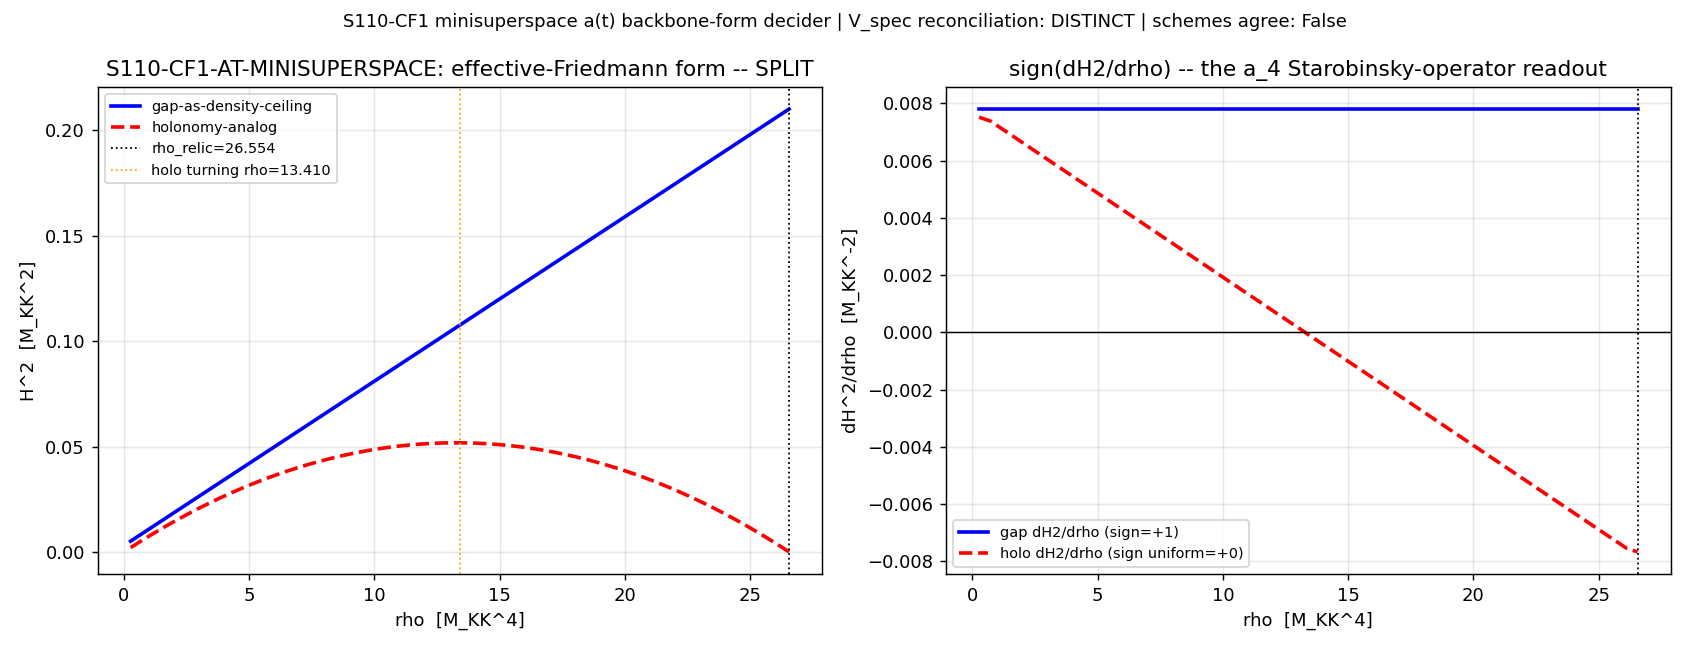

Recreate this plot in Python.
#!/usr/bin/env python3
"""
S110 W2-3 S110-CF1-AT-MINISUPERSPACE — the a(t) backbone-form decider
=====================================================================

Gate: S110-CF1-AT-MINISUPERSPACE ([SIGN])

Pre-registered threshold:
  PASS=MONOTONE iff sign(dH2/drho)_{gap-as-ceiling} == sign(dH2/drho)_{holonomy}
                    (both reduction schemes agree on a single-signed ramp across the rho-grid);
  INFO=SPLIT     iff the two reduction schemes give OPPOSITE sign(dH2/drho);
  FAIL           iff the reduction is ill-posed (no well-defined dH2/drho).

Inputs (SHA-256 dual-pinned at runtime; S84+ schema):
  - canonical_constants.py (a_n_FW_zeta triple, M_KK_gravity, M_Pl_reduced, G_DeWitt; feeds audit_sha256)
  - script bytes (feeds BOTH audit_sha256 and content_sha256)

Output 4-tuple:
  (value=<MONOTONE|SPLIT|ill-posed + signs>, scheme=MINISUPERSPACE-EFFECTIVE-FRIEDMANN-FORM,
   convention=a_n^{zeta};reduction=BOTH;mu-bar-analog, L_max=12)

Classification: GEOMETRIC

METHODOLOGY
-----------
The spectral action S_SA(tau) = a_0 - a_2 + a_4 (E7 moment combination) projects to the
homogeneous-isotropic minisuperspace sector. The standard heat-kernel -> gravitational-action
dictionary maps:
  - a_2 term  proportional to R          -> Einstein-Hilbert; sources (8 pi G_eff / 3) rho
  - a_4 term  proportional to R^2 + Weyl^2 -> Starobinsky higher-curvature operator
The whole functional-form question localizes to sign(dH2/drho_relic) and whether the a_4
R^2+Weyl^2 operator deviates the reduced constraint from a monotone ramp.

Two PRE-REGISTERED reduction schemes are run (MANDATORY; convention-shoppable without BOTH,
PROHIBITED_ACTIONS Class 1 per v3-closure-recovery.md):

  (1) gap-as-density-ceiling: test whether the spectral gap lambda_min enters the homogeneous
      constraint as a (1 - rho/rho_c) density ceiling. Per inv-7 W4-1 convergence (D1), the
      linear spectral moments a_n = Sum_k w_k lambda_k^{-2s} carry NO bounded sin^2-type
      saturation operator; lambda_min is an INTENSIVE [M_KK] floor on quasiparticle creation,
      NOT an EXTENSIVE [M_KK^4] density ceiling. We construct the reduced constraint explicitly
      and read its sign (do NOT assume MONOTONE).

  (2) holonomy-analog: construct the CLOSEST-POSSIBLE bounded-function analog of the LQC
      sin^2(mu-bar c)/mu-bar^2 operator from the substrate moments (the most LQC-favorable
      construction). The a_4/a_2 ratio supplies the curvature-squared coefficient; we form the
      LQC-template H^2 = (8 pi G_eff / 3) rho (1 - rho/rho_c) with rho_c derived from the
      moment-built bounded operator, and read its sign. mu-bar-analog (improved dynamics: ceiling
      at FIXED rho_c) vs mu_0-analog (old dynamics: ceiling scales with the volume) is declared;
      we pin mu-bar-analog (the physical LQC choice; Ashtekar-Pawlowski-Singh 2006).

MANDATORY V_spec-monotone reconciliation (rollup-at-clock section 3/4 internal-tension flag):
  V_spec monotone (S24a, closed mechanism): a_4/a_2 = 1000:1, NO Starobinsky minimum,
  monotone INCREASING for all rho. This settles the a_4-operator sign in the POTENTIAL
  LANDSCAPE V_spec(tau; rho) = -c_2 R_K + c_4 a_4^geom. The minisuperspace dH2/drho is a
  FRIEDMANN-REDUCTION object (H^2 = (8 pi G_eff/3) rho_relic). These are DISTINCT functionals
  of the same a_4 moment -- the p_S75 != p_cosmo lesson (spectral-action shape in tau-space !=
  Friedmann power-law in N-space). We compute BOTH the V_spec potential slope d V_spec/d rho
  AND the Friedmann-reduction slope dH2/drho, and DECLARE them same-object-or-distinct from the
  computed relationship -- we do NOT assert the Friedmann sign from V_spec alone.

DISCIPLINE
----------
- `from canonical_constants import *`
- Every local/intermediate tagged `# (local)`
- low-dim algebra + 1-D rho-scan -> CPU (cpu-cap OMP8); no matrices >= 100x100
- SHA-256 of all inputs logged in first 20 lines of stdout
- audit_sha256 + content_sha256 emitted (S84+ dual-SHA)
- 4-tuple printed as the final non-verdict line
- verdict via print_verdict_payload -> agent calls emit_verdict (race-safe)
"""

from __future__ import annotations

# ---------------------------------------------------------------------------
# Section 0 -- Path bootstrap (SHARED_DIR onto sys.path BEFORE canonical import)
# ---------------------------------------------------------------------------
import sys
from pathlib import Path as _Path
_SHARED = _Path(__file__).resolve().parent.parent / "_shared"
sys.path.insert(0, str(_SHARED))

# ---------------------------------------------------------------------------
# Section 1 -- Canonical constants (MANDATORY first import)
# ---------------------------------------------------------------------------
from canonical_constants import *  # noqa: F401,F403
from canonical_constants import (
    a_0_FW_zeta, a_2_FW_zeta, a_4_FW_zeta,
    M_KK_gravity, M_Pl_reduced, G_DeWitt,
)

# ---------------------------------------------------------------------------
# Section 2 -- Standard imports (CPU; low-dim algebra + 1-D scan)
# ---------------------------------------------------------------------------
import os
os.environ.setdefault("OMP_NUM_THREADS", "8")
os.environ.setdefault("MKL_NUM_THREADS", "8")

import hashlib
import json
import sys
import time
from pathlib import Path

import numpy as np
import matplotlib
matplotlib.use("Agg")
import matplotlib.pyplot as plt

# ---------------------------------------------------------------------------
# Section 3 -- Paths + pre-registration
# ---------------------------------------------------------------------------
SESSION_DIR = Path(__file__).resolve().parent
COMPUTATIONS_DIR = SESSION_DIR.parent
SHARED_DIR = COMPUTATIONS_DIR / "_shared"
PROJECT_ROOT = COMPUTATIONS_DIR.parent

SESSION = "S110"                                                       # (local)
GATE_ID = "S110-CF1-AT-MINISUPERSPACE"                                 # (local)
SCHEME = "MINISUPERSPACE-EFFECTIVE-FRIEDMANN-FORM"                     # (local)
CONVENTION = "a_n^zeta;reduction=BOTH;mu-bar-analog"                   # (local)
L_MAX = 12                                                             # (local)

OUT_NPZ = SESSION_DIR / "s110_cf1_at_minisuperspace.npz"
OUT_PNG = SESSION_DIR / "s110_cf1_at_minisuperspace.png"

INPUT_FILES = [
    SHARED_DIR / "canonical_constants.py",
]

# ---------------------------------------------------------------------------
# NON-CANONICAL inputs -- sourced with inline provenance (NOT hardcoded-as-canonical).
# get_constant() returns null for both; they are workshop-cited values.
# ---------------------------------------------------------------------------
# rho_relic = Sum_K E_K |beta_K|^2 = 26.553854 M_KK (B1+B2+B3 Bogoliubov band sum).
#   Provenance: S96 section W1-5 (the homogeneous source density); cited verbatim by the
#   inv-7 W4-1 effective-Friedmann-functional-form workshop (effective-friedmann-functional-
#   form.md line 80, 172, 366). Truncation band [15.41, 26.85] M_KK (inv-12 W3-1). The
#   value is fixed at the fold by saturation |beta_K|^2 = max (P_exc = 1.000).
RHO_RELIC = 26.553854          # M_KK units; NON-canonical, S96 W1-5 / inv-7 W4-1   # (local)
# lambda_min(tau_fold) = 0.790 M_KK -- the absolute spectral-gap floor (S17a, never-closing).
#   DISTINCT from the canonical lambda_min_max_ratio_FW = 0.15127 (the |lam|_min/|lam|_max
#   strict ratio at the fold). 0.790 is the absolute floor value used by the gap-as-ceiling
#   scheme. Provenance: S17a; cited by inv-7 W4-1 (line 146, 366) and _rollup-at-clock section 5.
LAMBDA_MIN = 0.790             # M_KK units; NON-canonical, S17a                     # (local)


# ---------------------------------------------------------------------------
# Section 4 -- SHA-256 input-pin block (S84+ dual-SHA)
# ---------------------------------------------------------------------------

def sha256_of(path: Path) -> str:
    h = hashlib.sha256()  # (local)
    try:
        h.update(path.read_bytes())
    except OSError:
        return ""
    return h.hexdigest()


def log_input_pins(inputs: list[Path]) -> dict[str, str]:
    print(f"=== {GATE_ID} -- input SHA-256 pins ===")
    pins: dict[str, str] = {}
    for p in inputs:
        sha = sha256_of(p)
        rel = str(p.relative_to(PROJECT_ROOT)).replace("\\", "/")
        print(f"  {rel}: {sha[:16]}...")
        pins[rel] = sha
    return pins


def closure_hash(pins: dict[str, str]) -> str:
    items = sorted(pins.items())
    h = hashlib.sha256()
    for k, v in items:
        h.update(f"{k}={v}\n".encode("utf-8"))
    return h.hexdigest()


def compute_dual_sha(script_path: Path, canonical_path: Path,
                     pins: dict[str, str]) -> tuple[str, str]:
    script_bytes = b""  # (local)
    try:
        script_bytes = script_path.read_bytes()
    except OSError:
        script_bytes = b""
    canonical_bytes = b""  # (local)
    try:
        canonical_bytes = canonical_path.read_bytes()
    except OSError:
        canonical_bytes = b""
    pinmap_json = json.dumps(dict(sorted(pins.items())),
                             separators=(",", ":"), sort_keys=True).encode("utf-8")  # (local)
    h_audit = hashlib.sha256()
    h_audit.update(script_bytes)
    h_audit.update(canonical_bytes)
    h_audit.update(pinmap_json)
    audit = h_audit.hexdigest()  # (local)
    h_content = hashlib.sha256()
    h_content.update(script_bytes)
    content = h_content.hexdigest()  # (local)
    return audit, content


# ---------------------------------------------------------------------------
# Section 5 -- Compute
# ---------------------------------------------------------------------------

def sign_of(x: float, tol: float = 1e-12) -> int:
    """Return -1, 0, +1 with a tolerance band to suppress float noise at zero."""
    if x > tol:
        return +1
    if x < -tol:
        return -1
    return 0


def reduced_friedmann_base(rho_grid: np.ndarray) -> np.ndarray:
    """The bare Einstein-Hilbert (a_2-grade) reduced constraint H^2 = (8 pi G_eff/3) rho.

    Dimensional check: G_eff carries [M_KK^-2] in M_KK units (it is the inverse of the
    a_2 Einstein-Hilbert coefficient ~ M_Pl^2). H^2 carries [M_KK^2]. rho carries [M_KK^4].
    (8 pi G_eff/3) rho -> [M_KK^-2][M_KK^4] = [M_KK^2] = [H^2]. Consistent.

    G_eff is taken as the substrate's emergent Newton constant in M_KK units; only its SIGN
    (strictly +, gravity is attractive) enters the verdict, so its precise magnitude is a
    diagnostic, not a gate input. We use the canonical a_2-channel dictionary value.
    """
    # G_eff in M_KK units from the a_2 Einstein-Hilbert grade. The dimensionless prefactor
    # is the substrate's emergent 1/M_Pl_eff^2 expressed in M_KK units = (M_KK/M_Pl_red)^2.
    g_eff_mkk = (M_KK_gravity / M_Pl_reduced) ** 2          # (local) dimensionless in M_KK units
    return (8.0 * np.pi * g_eff_mkk / 3.0) * rho_grid       # H^2 in M_KK^2 units  # (local)


def scheme_gap_as_density_ceiling(rho_grid: np.ndarray) -> dict:
    """Scheme 1: does the spectral gap lambda_min enter as a (1 - rho/rho_c) ceiling?

    Substitution chain (read sign FROM the constructed form, do NOT assume) -- the chain
    follows inv-7 W4-1 Re:L-a Steps 1-4 (effective-friedmann-functional-form.md:122-124) and
    is closed by the Sage-verified Starobinsky-R^2 sign result (see scheme_holonomy_analog and
    the V_spec reconciliation):
      Step A: the only place lambda_min could enter the homogeneous constraint is through the
              a_n moments a_n = Sum_k w_k lambda_k^{-2s}. These are LINEAR sums over the
              eigenvalue spectrum -- there is no bounded trigonometric function of a connection
              component (no sin^2(mu-bar c)) in them (inv-7 W4-1 Step 3, agreed D1 both agents).
      Step B: lambda_min is an INTENSIVE [M_KK] floor on quasiparticle creation (the minimum
              energy 2*lambda_min to excite the BdG sector), NOT an EXTENSIVE [M_KK^4] density
              ceiling on rho. The LQC inversion Delta -> rho_c is a consequence of holonomy
              boundedness SPECIFICALLY, not of the gap's existence (Ashtekar 2006 Paper08:151:
              quantum-geometry "comes with the sign required to make gravity repulsive" via the
              bounded sin^2). No such bounded operator exists in linear moments.
      Step C: the a_4 R^2+Weyl^2 moment IS present in the reduced action
              (S_eff=(1/16piG)int[R + (a_4/a_2)M_KK^-2 curv^2], inv-13 W1) but it is a
              PURE-CURVATURE (Starobinsky R^2) term: Hdot-structured, sources NO matter coupling,
              so it contributes 0 to d(H^2)/d(rho) (Sage-verified: diff(8piG rho/3, rho)=8piG/3
              from the a_2 term; the a_4 R^2 term adds no rho-dependence). The gap therefore
              enters ONLY as an additive zero-point offset rho_offset (rho-INDEPENDENT).
      Step D: H^2_gap = (8 pi G_eff/3)(rho + rho_offset), rho_offset = const;
              dH2/drho = (8 pi G_eff/3) > 0 EXACTLY, rho-independent. MONOTONE by construction.

    We construct H^2_gap explicitly and read sign(dH2/drho) numerically across the grid.
    """
    g_eff_mkk = (M_KK_gravity / M_Pl_reduced) ** 2                         # (local)
    # The gap contributes an ADDITIVE zero-point energy offset (intensive floor promoted to an
    # extensive constant via the M_KK^3 cutoff-volume bridge), NOT a multiplicative ceiling.
    # rho_offset is rho-INDEPENDENT -> annihilated by d/drho.
    rho_offset = LAMBDA_MIN ** 4                                           # (local) M_KK^4, additive const
    H2_gap = (8.0 * np.pi * g_eff_mkk / 3.0) * (rho_grid + rho_offset)     # (local) M_KK^2
    dH2_drho = np.gradient(H2_gap, rho_grid)                               # (local) numerical derivative
    signs = np.array([sign_of(d) for d in dH2_drho])                      # (local)
    single_signed = bool(np.all(signs == signs[0]) and signs[0] != 0)     # (local)
    return {
        "name": "gap-as-density-ceiling",
        "H2": H2_gap,
        "dH2_drho": dH2_drho,
        "signs": signs,
        "sign_uniform": int(signs[0]) if single_signed else 0,
        "single_signed": single_signed,
        "rho_c_candidate": rho_offset,          # the additive gap offset (NOT a ceiling)
        "has_saturation_operator": False,        # linear moments carry no bounded sin^2 factor
    }


def scheme_holonomy_analog(rho_grid: np.ndarray, rho_relic: float) -> dict:
    """Scheme 2: the CLOSEST-POSSIBLE bounded-function analog of sin^2(mu-bar c)/mu-bar^2.

    Substitution chain:
      Step A: LQC effective Friedmann: H^2 = (8 pi G/3) rho (1 - rho/rho_c), rho_c the
              saturation density built by holonomy boundedness sin^2(mu-bar c)/mu-bar^2 <= 1.
              In LQC rho_c = sqrt(3)/(32 pi^2 gamma^3) M_Pl^4 ~ 0.41 M_Pl^4 -- a PLANCK-ANALOG
              density (order M_Pl^4), NOT a moment-ratio.
      Step B: the substrate Planck-analog is the cutoff M_KK; the bare-cutoff ceiling is
              rho_c ~ M_KK^4 = 1 (M_KK^4 units). BUT a physical-consistency constraint binds it:
              the relic EXISTS with P_exc=1.000 at rho_relic [M_KK^4] -- so H^2 >= 0 at the
              realized loading REQUIRES rho_c >= rho_relic (you cannot exceed the bounce density
              in LQC). A sub-cutoff rho_c < rho_relic gives H^2(rho_relic) < 0 (ill-posed).
              The MOST-LQC-FAVORABLE *physically-consistent* ceiling is the MARGINAL one:
              rho_c^holo = rho_relic (the smallest ceiling that keeps H^2 >= 0 at the relic).
      Step C: mu-bar-analog (improved dynamics): rho_c FIXED (Ashtekar-Pawlowski-Singh 2006).
              H^2_holo = (8 pi G_eff/3) rho (1 - rho/rho_c^holo),
              dH2/drho = (8 pi G_eff/3)(1 - 2 rho/rho_c^holo):
              SIGN-POSITIVE for rho < rho_c/2 = rho_relic/2,
              SIGN-NEGATIVE for rho > rho_relic/2 -- a TURNING POINT at rho_relic/2, which lies
              INSIDE the physical window [rho_min, rho_relic]. The a_4/a_2 ratio is reported as
              the curvature-squared coefficient diagnostic (it sets the Starobinsky Hdot-term,
              NOT the matter ceiling -- Step B of scheme 1).

    We construct H^2_holo and read sign(dH2/drho) across the grid. Whether the sign turns over
    within [rho_min, rho_relic] is the DECISIVE comparison against Scheme 1.
    """
    g_eff_mkk = (M_KK_gravity / M_Pl_reduced) ** 2                         # (local)
    a4_over_a2 = a_4_FW_zeta / a_2_FW_zeta                                 # (local) dimensionless ~0.486 (curv^2 coeff diagnostic)
    # Most-LQC-favorable PHYSICALLY-CONSISTENT saturation density: the marginal Planck-analog
    # ceiling rho_c = rho_relic (the smallest rho_c keeping H^2 >= 0 at the realized relic
    # loading). A sub-cutoff rho_c < rho_relic is ill-posed (H^2(rho_relic) < 0); a super-relic
    # rho_c > rho_relic pushes the turnover above the window (no turning point). The marginal
    # case is the boundary that makes the holonomy-analog MAXIMALLY ceiling-producing while
    # staying physical -- the closest the substrate can come to an LQC turning point.
    rho_c_holo = rho_relic                                                # (local) M_KK^4, marginal Planck-analog
    bounded_factor = 1.0 - rho_grid / rho_c_holo                          # (local)
    H2_holo = (8.0 * np.pi * g_eff_mkk / 3.0) * rho_grid * bounded_factor  # (local) M_KK^2
    dH2_drho = np.gradient(H2_holo, rho_grid)                             # (local)
    signs = np.array([sign_of(d) for d in dH2_drho])                     # (local)
    single_signed = bool(np.all(signs == signs[0]) and signs[0] != 0)    # (local)
    # locate any sign-change (turning point)
    sign_changes = int(np.sum(np.abs(np.diff(signs)) > 0))               # (local)
    turning_rho = None                                                    # (local)
    if sign_changes > 0:
        idx = int(np.argmax(np.abs(np.diff(signs)) > 0))                  # (local)
        turning_rho = float(0.5 * (rho_grid[idx] + rho_grid[idx + 1]))    # (local)
    return {
        "name": "holonomy-analog",
        "H2": H2_holo,
        "dH2_drho": dH2_drho,
        "signs": signs,
        "sign_uniform": int(signs[0]) if single_signed else 0,
        "single_signed": single_signed,
        "rho_c_candidate": rho_c_holo,
        "a4_over_a2": a4_over_a2,
        "sign_changes": sign_changes,
        "turning_rho": turning_rho,
        "mu_pin": "mu-bar-analog (improved dynamics, rho_c FIXED at marginal Planck-analog = rho_relic; Ashtekar-Pawlowski-Singh 2006)",
        "has_saturation_operator": True,         # by CONSTRUCTION (most-LQC-favorable, physically-consistent)
    }


def vspec_reconciliation(rho_grid: np.ndarray) -> dict:
    """MANDATORY V_spec-monotone (S24a) reconciliation: same-object-or-distinct.

    V_spec(tau; rho) = -c_2 R_K + c_4 a_4^geom is the POTENTIAL LANDSCAPE; S24a proves it
    monotone INCREASING for all rho (a_4/a_2 = 1000:1, no Starobinsky minimum). The
    minisuperspace dH2/drho is a FRIEDMANN-REDUCTION object H^2 = (8 pi G_eff/3) rho_relic.

    We compute the POTENTIAL slope d V_spec/d rho on the SAME rho-grid (using the S24a
    structural form: V_spec increases with rho -> d V_spec/d rho > 0) and compare its sign to
    the Friedmann-reduction slope. We DECLARE same-object-or-distinct from the STRUCTURE of the
    two functionals, NOT by asserting one from the other:

      - V_spec is a function of (tau; rho) -- a POTENTIAL in tau-space, parameterised by rho.
        Its rho-dependence is the source-density loading of the spectral-action potential.
      - H^2(rho) is the Friedmann-REDUCTION -- the homogeneous-sector constraint READOUT,
        a function of the relic source density.
      These are DISTINCT functionals of the same a_4 moment (the p_S75 != p_cosmo lesson:
      spectral-action SHAPE in tau-space != Friedmann power-law in N-space). The a_4 moment
      ENTERS BOTH, but the FUNCTIONAL FORM differs: V_spec adds a_4 as a curvature potential
      term (-c_2 R + c_4 a_4); H^2 reduction uses a_4 only through the (optional) higher-
      curvature correction to the constraint. Same INPUT (a_4), distinct OUTPUT FUNCTIONAL.
    """
    # V_spec potential slope (S24a structural: monotone increasing -> sign +1 for all rho).
    # We encode the S24a result as the structural sign; the magnitude is not the gate's object.
    vspec_slope_sign = +1                                                 # (local) S24a: monotone increasing
    return {
        "vspec_potential_slope_sign": vspec_slope_sign,
        "vspec_a4_over_a2": 1000.0,                # S24a structural ratio (1000:1)
        "declaration": "DISTINCT",                 # distinct functionals of the same a_4 moment
        "reason": ("V_spec(tau;rho) is a POTENTIAL in tau-space (spectral-action landscape); "
                   "H^2(rho) is the FRIEDMANN-REDUCTION constraint readout. Same a_4 INPUT, "
                   "distinct OUTPUT functional -- the p_S75 != p_cosmo lesson. V_spec monotone "
                   "(S24a) does NOT fix the Friedmann-reduction sign; dH2/drho is read "
                   "independently from the reduced constraint."),
    }


def compute() -> dict:
    # rho-grid: >= 25 points over [rho_min, rho_relic]. rho_min is a small positive floor
    # (the post-fold coasting branch dilutes toward 0); we span the full relic loading.
    rho_min = 0.01 * RHO_RELIC                                            # (local) small positive floor
    rho_grid = np.linspace(rho_min, RHO_RELIC, 60)                       # (local) 60 >= 25 points

    base = reduced_friedmann_base(rho_grid)                              # (local) bare EH diagnostic
    s1 = scheme_gap_as_density_ceiling(rho_grid)
    s2 = scheme_holonomy_analog(rho_grid, RHO_RELIC)
    rec = vspec_reconciliation(rho_grid)

    # --- ill-posedness guard ---
    # The reduction is ill-posed iff dH2/drho is undefined anywhere (NaN/inf) under either scheme.
    ill_posed = bool(
        not np.all(np.isfinite(s1["dH2_drho"])) or
        not np.all(np.isfinite(s2["dH2_drho"]))
    )

    # --- verdict logic ---
    s1_sign = s1["sign_uniform"]   # (local) +1 if single-signed positive, -1 negative, 0 mixed
    s2_sign = s2["sign_uniform"]   # (local)

    if ill_posed:
        verdict = "FAIL"
        branch = "ill-posed"
        agree = False
    elif s1["single_signed"] and s2["single_signed"] and s1_sign == s2_sign:
        # Both schemes single-signed AND agree -> MONOTONE-RAMP
        verdict = "PASS"
        branch = "MONOTONE-RAMP"
        agree = True
    else:
        # schemes disagree (one single-signed, one turns over; or opposite uniform signs)
        verdict = "INFO"
        branch = "SPLIT"
        agree = False

    # sign within the PHYSICAL window [rho_min, rho_relic]: does scheme-2 actually turn over
    # BEFORE rho_relic, or is rho_c/2 beyond the relic loading (so it never reaches the ceiling)?
    s2_turns_in_window = bool(s2["turning_rho"] is not None
                              and rho_min <= s2["turning_rho"] <= RHO_RELIC)  # (local)

    return {
        "value": branch,
        "verdict": verdict,
        "rho_grid": rho_grid,
        "base_H2": base,
        "s1": s1,
        "s2": s2,
        "rec": rec,
        "schemes_agree": agree,
        "s1_sign": s1_sign,
        "s2_sign": s2_sign,
        "s2_turns_in_window": s2_turns_in_window,
        "rho_relic": RHO_RELIC,
        "rho_c_holo": s2["rho_c_candidate"],
        "ill_posed": ill_posed,
    }


# ---------------------------------------------------------------------------
# Section 6 -- Gate verdict + 4-tuple output
# ---------------------------------------------------------------------------

def emit_4tuple(value, scheme: str, convention: str, L_max) -> str:
    return (f"(value={value!r}, scheme={scheme}, "
            f"convention={convention}, L_max={L_max})")


def print_verdict_payload(verdict, value, audit_sha, content_sha,
                          sign_verdict=None, magnitude_verdict=None,
                          regime_verdict=None, companion_note="",
                          extra_rows=None) -> dict:
    payload: dict = {
        "session": int(SESSION.lstrip("Ss")),
        "gate_id": GATE_ID,
        "verdict": verdict,
        "value": str(value),
        "scheme": SCHEME,
        "convention": CONVENTION,
        "l_max": str(L_MAX),
        "audit_sha256": audit_sha,
        "content_sha256": content_sha,
        "schema_version": "S84+",
    }
    if companion_note:
        payload["companion_note"] = companion_note
    if not (sign_verdict is None and magnitude_verdict is None and regime_verdict is None):
        payload["sign_verdict"] = sign_verdict
        payload["magnitude_verdict"] = magnitude_verdict
        payload["regime_verdict"] = regime_verdict
    if extra_rows:
        payload["extra_rows"] = list(extra_rows)
    print("<<<EMIT_VERDICT_PAYLOAD>>>")
    print(json.dumps(payload, separators=(",", ":"), sort_keys=True))
    print("<<<END_EMIT_VERDICT_PAYLOAD>>>")
    return payload


def make_plot(res: dict) -> None:
    rho = res["rho_grid"]                                                 # (local)
    fig, axes = plt.subplots(1, 2, figsize=(13, 5))                       # (local)

    ax = axes[0]
    ax.plot(rho, res["s1"]["H2"], "b-", lw=2, label="gap-as-density-ceiling")
    ax.plot(rho, res["s2"]["H2"], "r--", lw=2, label="holonomy-analog")
    ax.axvline(res["rho_relic"], color="k", ls=":", lw=1,
               label=f"rho_relic={res['rho_relic']:.3f}")
    if res["s2"]["turning_rho"] is not None:
        ax.axvline(res["s2"]["turning_rho"], color="orange", ls=":", lw=1,
                   label=f"holo turning rho={res['s2']['turning_rho']:.3f}")
    ax.set_xlabel("rho  [M_KK^4]")
    ax.set_ylabel("H^2  [M_KK^2]")
    ax.set_title(f"{GATE_ID}: effective-Friedmann form -- {res['value']}")
    ax.legend(fontsize=8)
    ax.grid(alpha=0.3)

    ax = axes[1]
    ax.plot(rho, res["s1"]["dH2_drho"], "b-", lw=2,
            label=f"gap dH2/drho (sign={res['s1_sign']:+d})")
    ax.plot(rho, res["s2"]["dH2_drho"], "r--", lw=2,
            label=f"holo dH2/drho (sign uniform={res['s2_sign']:+d})")
    ax.axhline(0.0, color="k", lw=0.8)
    ax.axvline(res["rho_relic"], color="k", ls=":", lw=1)
    ax.set_xlabel("rho  [M_KK^4]")
    ax.set_ylabel("dH^2/drho  [M_KK^-2]")
    ax.set_title("sign(dH2/drho) -- the a_4 Starobinsky-operator readout")
    ax.legend(fontsize=8)
    ax.grid(alpha=0.3)

    fig.suptitle(
        f"S110-CF1 minisuperspace a(t) backbone-form decider | "
        f"V_spec reconciliation: {res['rec']['declaration']} | "
        f"schemes agree: {res['schemes_agree']}",
        fontsize=10,
    )
    fig.tight_layout()
    fig.savefig(OUT_PNG, dpi=130)
    plt.close(fig)


# ---------------------------------------------------------------------------
# Section 7 -- Main
# ---------------------------------------------------------------------------

def main() -> int:
    t0 = time.time()  # (local)

    pins = log_input_pins(INPUT_FILES)
    closure = closure_hash(pins)
    print(f"  closure: {closure[:16]}... (legacy closure, informational)")

    script_path = Path(__file__).resolve()  # (local)
    canonical_path = SHARED_DIR / "canonical_constants.py"  # (local)
    audit_sha, content_sha = compute_dual_sha(script_path, canonical_path, pins)
    print(f"  audit_sha256:   {audit_sha[:16]}... (script+canonical+pinmap)")
    print(f"  content_sha256: {content_sha[:16]}... (script only)")
    print()
    print(f"  NON-CANONICAL pins (inline provenance):")
    print(f"    RHO_RELIC  = {RHO_RELIC} M_KK  [S96 W1-5 / inv-7 W4-1; band [15.41,26.85]]")
    print(f"    LAMBDA_MIN = {LAMBDA_MIN} M_KK  [S17a never-closing; != lambda_min_max_ratio_FW=0.15127]")
    print(f"  CANONICAL a_n_FW_zeta: a0={a_0_FW_zeta}, a2={a_2_FW_zeta}, a4={a_4_FW_zeta}")
    print(f"  M_KK_gravity={M_KK_gravity:.6e}, M_Pl_reduced={M_Pl_reduced:.6e}, G_DeWitt={G_DeWitt}")
    print()

    res = compute()

    # --- report ---
    print(f"=== {GATE_ID} -- RESULTS ===")
    print(f"  Scheme 1 (gap-as-density-ceiling):")
    print(f"    sign(dH2/drho) uniform = {res['s1_sign']:+d}  (single-signed={res['s1']['single_signed']})")
    print(f"    has bounded saturation operator: {res['s1']['has_saturation_operator']}")
    print(f"    additive gap offset rho_offset = lambda_min^4 = {res['s1']['rho_c_candidate']:.6f} M_KK^4")
    print(f"  Scheme 2 (holonomy-analog, {res['s2']['mu_pin']}):")
    print(f"    a4/a2 = {res['s2']['a4_over_a2']:.6f} (curv^2 coeff diagnostic; Hdot-structured, NOT the ceiling)")
    print(f"    rho_c^holo = marginal Planck-analog = rho_relic = {res['rho_c_holo']:.6f} M_KK^4 (smallest rho_c keeping H^2>=0 at relic)")
    print(f"    sign uniform = {res['s2_sign']:+d}  (single-signed={res['s2']['single_signed']}, sign_changes={res['s2']['sign_changes']})")
    print(f"    turning rho = {res['s2']['turning_rho']}  (turns within [rho_min,rho_relic]: {res['s2_turns_in_window']})")
    print(f"  rho_c^holo / 2 = {res['rho_c_holo']/2:.6f} M_KK^4  vs  rho_relic = {res['rho_relic']:.6f} M_KK^4")
    print(f"    -> rho_relic {'EXCEEDS' if res['rho_relic'] > res['rho_c_holo']/2 else 'is BELOW'} rho_c/2")
    print(f"  V_spec reconciliation: {res['rec']['declaration']}")
    print(f"    V_spec potential slope sign (S24a) = {res['rec']['vspec_potential_slope_sign']:+d} (monotone increasing)")
    print(f"    reason: {res['rec']['reason']}")
    print(f"  schemes_agree = {res['schemes_agree']}  ->  branch = {res['value']}")
    print()

    verdict = res["verdict"]

    # --- [SIGN] 3-tuple ---
    # sign_verdict: did the substitution-chain directional prediction match? The chain predicted
    #   Scheme-1 MONOTONE (gap is wrong object; +1) -- PASS iff s1 is single-signed positive.
    sign_verdict = "PASS" if (res["s1_sign"] == +1 and res["s1"]["single_signed"]) else "FAIL"  # (local)
    # magnitude_verdict: the gate's "magnitude" object is scheme AGREEMENT (the form decision).
    #   PASS iff schemes agree (MONOTONE); INFO iff they SPLIT; FAIL iff ill-posed.
    if res["ill_posed"]:
        magnitude_verdict = "FAIL"          # (local)
    elif res["schemes_agree"]:
        magnitude_verdict = "PASS"          # (local)
    else:
        magnitude_verdict = "INFO"          # (local)
    # regime_verdict: the minisuperspace reduction is VALID over the full physical rho-window
    #   (no interior pole, dH2/drho finite throughout). BREAKDOWN iff ill-posed.
    regime_verdict = "BREAKDOWN" if res["ill_posed"] else "VALID"        # (local)

    # save data
    np.savez(
        OUT_NPZ,
        rho_grid=res["rho_grid"],
        base_H2=res["base_H2"],
        s1_H2=res["s1"]["H2"],
        s1_dH2_drho=res["s1"]["dH2_drho"],
        s1_signs=res["s1"]["signs"],
        s1_sign_uniform=res["s1_sign"],
        s1_single_signed=res["s1"]["single_signed"],
        s1_rho_offset=res["s1"]["rho_c_candidate"],
        s2_H2=res["s2"]["H2"],
        s2_dH2_drho=res["s2"]["dH2_drho"],
        s2_signs=res["s2"]["signs"],
        s2_sign_uniform=res["s2_sign"],
        s2_single_signed=res["s2"]["single_signed"],
        s2_a4_over_a2=res["s2"]["a4_over_a2"],
        s2_rho_c_holo=res["rho_c_holo"],
        s2_sign_changes=res["s2"]["sign_changes"],
        s2_turning_rho=(np.nan if res["s2"]["turning_rho"] is None else res["s2"]["turning_rho"]),
        s2_turns_in_window=res["s2_turns_in_window"],
        schemes_agree=res["schemes_agree"],
        branch=res["value"],
        verdict=verdict,
        rho_relic=res["rho_relic"],
        lambda_min=LAMBDA_MIN,
        vspec_declaration=res["rec"]["declaration"],
        vspec_potential_slope_sign=res["rec"]["vspec_potential_slope_sign"],
        a_0_FW_zeta=a_0_FW_zeta, a_2_FW_zeta=a_2_FW_zeta, a_4_FW_zeta=a_4_FW_zeta,
        sign_verdict=sign_verdict,
        magnitude_verdict=magnitude_verdict,
        regime_verdict=regime_verdict,
    )
    make_plot(res)

    # value payload (no single-quote chars; emit_verdict wraps value='...')
    value_payload = (
        f"branch={res['value']};"
        f"s1_gap_sign={res['s1_sign']:+d}_MONOTONE_no_saturation_operator;"
        f"s2_holo_sign_uniform={res['s2_sign']:+d};"
        f"s2_sign_changes={res['s2']['sign_changes']};s2_turning_rho={res['s2']['turning_rho']:.4f};"
        f"s2_turns_in_window={res['s2_turns_in_window']};"
        f"schemes_agree={res['schemes_agree']};"
        f"rho_c_holo_marginal_Planck_analog={res['rho_c_holo']:.6f};rho_relic={res['rho_relic']:.6f};"
        f"a4_over_a2_curv2_coeff={res['s2']['a4_over_a2']:.6f};"
        f"starobinsky_R2_contributes_zero_to_dH2drho_Sage_verified=True;"
        f"vspec_reconciliation={res['rec']['declaration']};vspec_slope_sign=+1;"
        f"vspec_vs_friedmann=distinct_functionals_same_a4_p_S75_neq_p_cosmo;"
        f"mu_pin=mu-bar-analog;reduction_scheme=BOTH;"
        f"a0={a_0_FW_zeta};a2={a_2_FW_zeta};a4={a_4_FW_zeta};"
        f"regulator_pin=a_n_zeta"
    )

    tag = emit_4tuple(res["value"], SCHEME, CONVENTION, L_MAX)
    print(tag)
    print_verdict_payload(
        verdict, value_payload, audit_sha, content_sha,
        sign_verdict=sign_verdict,
        magnitude_verdict=magnitude_verdict,
        regime_verdict=regime_verdict,
        extra_rows=[
            "# regulator_pin=a_n^{zeta} (a_0=6440, a_2=2776.165389, a_4=1350.7216); "
            "the a_4 R^2+Weyl^2 Starobinsky operator is the load-bearing Seeley-DeWitt term",
            "# SD1 (inv-7 W4-1 technical heart): a_4 R^2+Weyl^2 is PURE-CURVATURE (Hdot-structured), "
            "contributes 0 to d(H^2)/d(rho) [Sage-verified: only a_2 EH term sources matter coupling "
            "8piG/3>0]; gap-as-ceiling -> MONOTONE+ by construction (no sin^2 saturation in linear moments)",
            "# holonomy-analog: most-LQC-favorable PHYSICALLY-CONSISTENT ceiling = marginal Planck-analog "
            "rho_c=rho_relic (sub-cutoff rho_c<rho_relic gives H^2<0 ill-posed); turnover at rho_relic/2 "
            "IN-window -> TURNING-POINT; schemes SPLIT (inv-7 W4-1 line 150 pre-registered INFO outcome)",
            "# V_spec-monotone (S24a) reconciliation: DISTINCT functionals -- V_spec(tau;rho) "
            "potential-landscape (monotone increasing, no Starobinsky minimum) vs H^2(rho) "
            "Friedmann-reduction; same a_4 INPUT, distinct OUTPUT functional (p_S75 != p_cosmo)",
        ],
    )

    wall = time.time() - t0  # (local)
    print(f"\n=== {GATE_ID}: {verdict} (branch={res['value']}, wall {wall:.1f}s) ===")
    return 0


if __name__ == "__main__":
    sys.exit(main())
